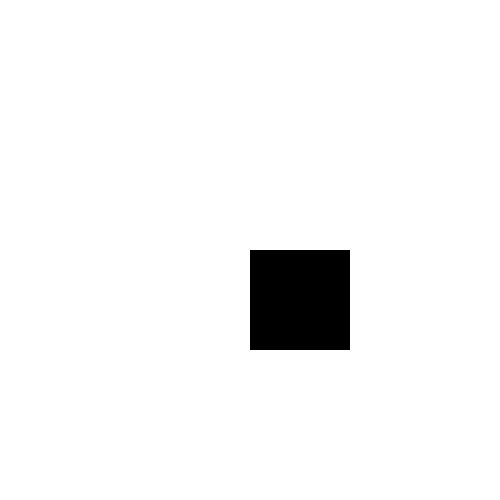
Frame 1 (no input)
Frame 60 (the mouse pressed at the canvas centre just before this capture): identical to frame 1, image omitted
Frame 120 (the mouse held since frame 60 and released just before this capture): identical to frame 1, image omitted

The Processing sketch that drew this single still picture (run headless with seeded random() and noise(); from frame 60 on, the mouse is pressed at the canvas centre):

// Processing sketch: dragMe
// ── dragMe.pde
int x, y, w; 
boolean startDrag = false; 

int offsetX, offsetY; 

void setup() {
  size (500, 500);
  x = width/2; 
  y = height/2; 
  w = 100;  
  noStroke();
}

void draw() {
  background (255); 
  if (isDragging (x, y, w, w) == true) {
    fill (100, 0, 0);
  } 
  else {
    fill (0);
  }
  
  if (startDrag == true) {
    x = mouseX + offsetX; 
    y = mouseY + offsetY; 
  } 
  
  rect (x, y, w, w);
}

boolean isDragging(int x_, int y_, int w_, int h_) {
  if (mousePressed == true && mouseX > x_ && mouseX < x_ + w_ && mouseY > y_ && mouseY < y_ + h_) {
    return true;
  }
  return false;
}

void mousePressed () {
  startDrag = true; 
  offsetX = x - mouseX; 
  offsetY = y - mouseY; 
}

void mouseReleased() {
  startDrag = false; 
}
